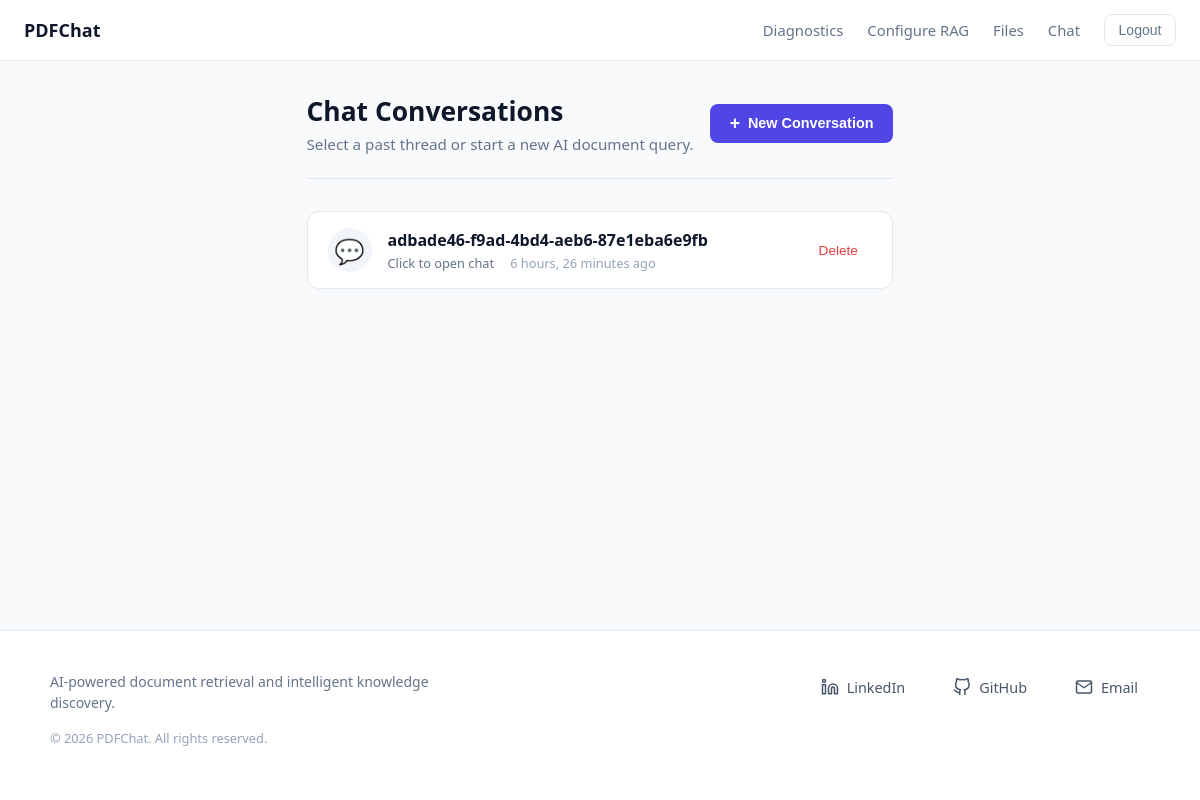
/chatbot (signed in), run on the app's committed database.
### chatbot/models.py (models this page shows, shortened)
class Conversation(models.Model):
    title = models.CharField(max_length=150, default=genarate_uuid)
    room = models.ForeignKey(ConversationRoom, on_delete=models.CASCADE, related_name="conversations")
    conversations = models.ManyToManyField(Message)
    created_at = models.DateTimeField(auto_now_add=True)
    class Meta:
        ordering = ["created_at"]

### chatbot/views.py (the view)
# urls.py: path('chatbot', views.converstaions_view, name="conversations"),
@login_required(login_url='login')
def converstaions_view(request):
    user_conversations = Conversation.objects.filter(room__user=request.user)
    context = {"conversations": user_conversations}
    return render(request, 'conversations.html', context)

### chatbot/templates/conversations.html (shortened to what this page needs)
{% extends 'main.html' %}
{% load static %}
{% block extra_css %}
    <link rel="stylesheet" href="{% static 'chatbot/conversations.css' %}">
{% endblock %}
{% block content %}
<div class="conversations-container">
    <div class="conversations-header">
        <div class="header-text">
            <h1 class="page-title">Chat Conversations</h1>
            <p class="page-subtitle">Select a past thread or start a new AI document query.</p>
        </div>
        <form action="{% url 'create-conversation' %}" method="post" class="create-conversation-form">
            <button type="submit" class="btn-primary">
                <span class="btn-icon">+</span> New Conversation
            </button>
        </form>
    </div>
    <div class="conversations-grid">
        {% for conversation in conversations %}
            <div class="conversation-card">
                <a href="{% url 'conversation-chat' conversation.pk %}" class="conversation-link">
                    <div class="conversation-icon">💬</div>
                    <div class="conversation-info">
                        <h3 class="conversation-title">{{ conversation.title }}</h3>
                        <div class="conversation-meta">
                            <span class="conversation-hint">Click to open chat</span>
                            <span class="conversation-time">{{ conversation.created_at|timesince }} ago</span>
                        </div>
                    </div>
                </a>
                <form action="{% url 'delete-conversation' conversation.pk %}" method="post" class="delete-form">
                    <button type="submit" class="btn-delete" title="Delete conversation" onclick="return confirm('Are you sure you want to delete this conversation?');">
                        Delete
                    </button>
                </form>
            </div>
        {% empty %}
            <div class="empty-state">
                <div class="empty-icon">💭</div>
                <h3 class="empty-title">No conversations yet</h3>
                <p class="empty-text">Start a new conversation to query your uploaded database files.</p>
            </div>
        {% endfor %}
    </div>
</div>
{% endblock %}

### static/core/base.css (style rules this page uses)
:root { --bg-main: #f8fafc; --bg-surface: #ffffff; --bg-input: #f1f5f9; --border-color: #e2e8f0; --accent-primary: #4f46e5; --accent-primary-hover: #4338ca; --accent-secondary: #0891b2; --accent-glow: rgba(79, 70, 229, 0.12); --text-main: #0f172a; --text-muted: #64748b; --danger-color: #dc2626; }
*, *::before, *::after { box-sizing: border-box; }
body { margin: 0; padding: 0; background-color: var(--bg-main); color: var(--text-main); font-family: system-ui, -apple-system, BlinkMacSystemFont, 'Segoe UI', Roboto, sans-serif; min-height: 100vh; display: flex; flex-direction: column; }

### static/chatbot/conversations.css (style rules this page uses)
.conversations-container { max-width: 900px; margin: 2rem auto; padding: 0 1.5rem; box-sizing: border-box; }
.conversations-header { display: flex; justify-content: space-between; align-items: center; margin-bottom: 2rem; flex-wrap: wrap; gap: 1rem; border-bottom: 1px solid var(--border-color, #e2e8f0); padding-bottom: 1.5rem; }
.page-title { font-size: 1.65rem; font-weight: 700; color: var(--text-main, #1e293b); margin: 0 0 0.35rem 0; }
.page-subtitle { font-size: 0.95rem; color: var(--text-muted, #64748b); margin: 0; }
.btn-primary { display: inline-flex; align-items: center; gap: 0.5rem; background-color: var(--accent-primary, #4f46e5); color: #ffffff; padding: 0.65rem 1.25rem; border-radius: 8px; font-weight: 600; font-size: 0.9rem; border: none; cursor: pointer; text-decoration: none; transition: background-color 0.2s ease, box-shadow 0.2s ease; }
.btn-icon { font-size: 1.1rem; line-height: 1; }
.conversations-grid { display: flex; flex-direction: column; gap: 1rem; }
.conversation-card { display: flex; align-items: center; justify-content: space-between; background-color: var(--bg-surface, #ffffff); border: 1px solid var(--border-color, #e2e8f0); border-radius: 12px; padding: 1rem 1.25rem; transition: all 0.2s ease; box-shadow: 0 2px 4px rgba(0, 0, 0, 0.02); }
.conversation-link { display: flex; align-items: center; gap: 1rem; flex: 1; text-decoration: none; min-width: 0; }
.conversation-icon { font-size: 1.5rem; background-color: #f1f5f9; width: 44px; height: 44px; border-radius: 50%; display: flex; align-items: center; justify-content: center; flex-shrink: 0; }
.conversation-info { display: flex; flex-direction: column; gap: 0.2rem; min-width: 0; flex: 1; }
.conversation-title { font-size: 1rem; font-weight: 600; color: var(--text-main, #1e293b); margin: 0; white-space: nowrap; overflow: hidden; text-overflow: ellipsis; }
.conversation-meta { display: flex; align-items: center; gap: 1rem; font-size: 0.8rem; }
.conversation-hint { color: var(--text-muted, #64748b); }
.conversation-time { color: #94a3b8; }
.delete-form { margin: 0; margin-left: 1rem; }
.btn-delete { background-color: transparent; color: #e53e3e; border: 1px solid transparent; padding: 0.45rem 0.85rem; border-radius: 6px; font-size: 0.85rem; font-weight: 500; cursor: pointer; transition: all 0.2s ease; }

### data on the page
Conversation: title "adbade46-f9ad-4bd4-aeb6-87e1eba6e9fb", created_at "6 hours, 26 minutes"
